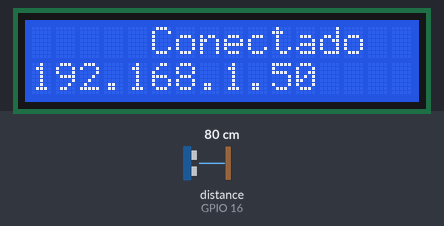
This sketch was run on a simulated ESP8266 (NodeMCU). Shown: 16×2 character LCD. Wiring (inferred from the names in the program): ultrasonic range finder: trigger GPIO 1; echo GPIO 16. Inputs (shaded band) come from the test bench; at power-on: distance to the obstacle (sensor on GPIO 16) 80 cm. The echo pulse lasts 58.3 µs per cm; WiFi joins after 1.5 s; servers stay silent unless stated; what the sketch prints to the serial monitor is not drawn.

Above: at 5.1 s.
At 6.3 s:
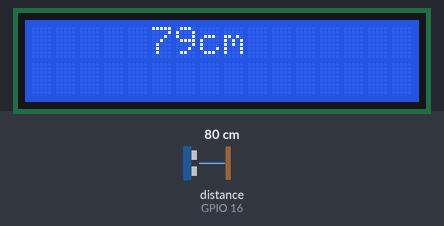

Measured:
- what the display in image 0 shows lasts 1.2 s, from 5.1 s to 6.3 s

The sketch:

7.codigo_com_LCD_e_wifi_com_thingsSpeak_incompleto.ino
```cpp
#include <ESP8266WiFi.h>
#include <LiquidCrystal.h>
#include <ThingSpeak.h>

// Definição dos pinos do sensor
#define trigPin 1
#define echoPin 16

// Definição dos parâmetros do ThingSpeak
#define CHANNEL_ID
#define CHANNEL_API_KEY

// Definição dos parâmetros do WiFi
const char *rede = "Prof Jessiva Sabino";
const char *senha = "BPMFBSENHA011";

WiFiClient wifiClient;

int distancia = 0;
String strDistancia = String(distancia);

// Definição dos pinos do LCD
LiquidCrystal lcd(14, 12, 13, 15, 2, 0);

void setup() {
  lcd.begin(16, 2); // Define a dimensão do LCD

  pinMode(trigPin, OUTPUT);
  pinMode(echoPin, INPUT);

  Serial.begin(115200);

  fazerConexaoWifi();
}

void loop() {
  manterConexao();
  sensorRun();
  distancia = calcularDistancia();
  strDistancia = String(distancia);
  lcdRun();
  Serial.println(strDistancia + "cm");
  validarDados(distancia);
}
void validarDados(int distancia){
  if(distancia != 0){
    enviarDados(strDistancia);
  }
}

void manterConexao() {
  // Verifica o estado da conexão WiFi
  if (WiFi.status() != WL_CONNECTED) {
    fazerConexaoWifi();
  }
}

void fazerConexaoWifi() {
  // Faz a conexão WiFi
  lcd.clear();
  lcd.setCursor(0, 0);
  lcd.print("Conectando......");

  WiFi.begin(rede, senha);
  while (WiFi.status() != WL_CONNECTED) {
    Serial.print("Conectando a ");
    Serial.println(WiFi.SSID());
    delay(5000);
  }
  // Conexão estabelecida
  Serial.print("Conectado à rede! Endereço IP do ESP -> ");
  Serial.println(WiFi.localIP());
  lcd.clear();
  lcd.setCursor(5, 0);
  lcd.print("Conectado");
  lcd.setCursor(0, 1);
  lcd.print(WiFi.localIP());
  delay(1200);
}

void sensorRun() {
  // Ativação do sensor
  digitalWrite(trigPin, HIGH);
  delayMicroseconds(10);
  digitalWrite(trigPin, LOW);
}

int calcularDistancia() {
  // Cálculo da distância
  return (pulseIn(echoPin, HIGH) * 0.034 / 2);
}

void lcdRun() {
  // Exibição da distância no LCD
  lcd.clear();
  lcd.setCursor(5, 0);
  lcd.print(distancia);
  lcd.print("cm");
}

void enviarDados(String strDistancia) {
  // Envio dos dados para o ThingSpeak

  delay(60000);
}
```
